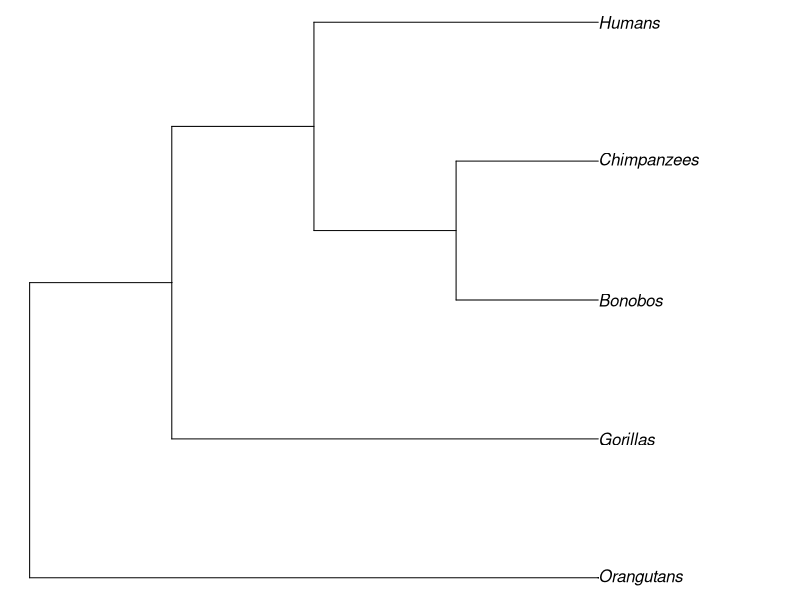

Write the R code that produced this figure.
## ---- chunk 1
library(ape)
text.string <- "(((Orangutans)),((Gorillas,((Bonobos,Chimpanzees),Humans))));"
vert.tree <- read.tree(text = text.string)
plot(vert.tree, no.margin = TRUE)
